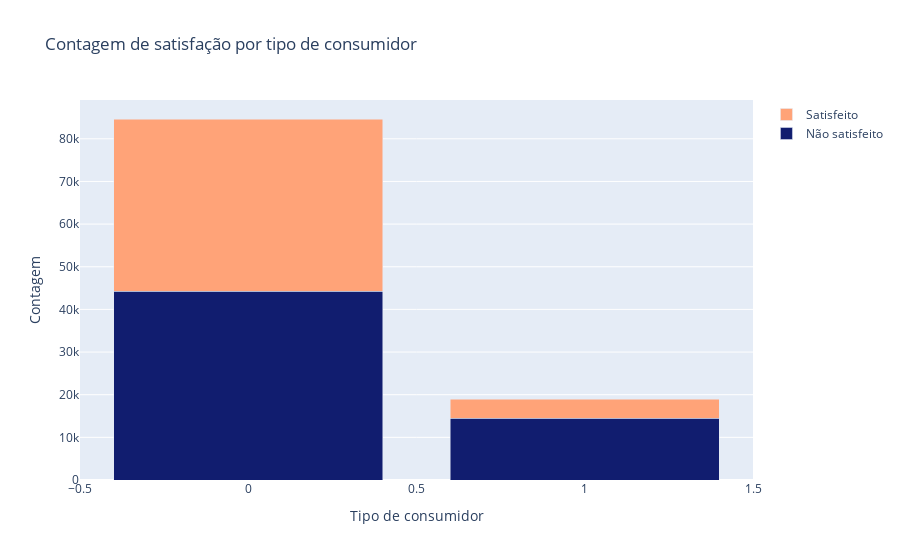

The notebook cell saved with this chart:
### Markdown cell above
##### - 3. Clientes fieis tendem a serem mais satisfeitos com a loja

### Code cell
counts = df4.groupby(['customer_type', 'satisfaction']).size().unstack().reset_index()

data = [go.Bar(x=counts['customer_type'], y=counts[0], name='Não satisfeito',marker = dict(color='#111D6F')),
        go.Bar(x=counts['customer_type'], y=counts[1], name='Satisfeito',marker = dict(color='#FFA378'))]

layout = go.Layout(title='Contagem de satisfação por tipo de consumidor',
                   xaxis=dict(title='Tipo de consumidor'),
                   yaxis=dict(title='Contagem'),
                   barmode='stack')

fig = go.Figure(data=data, layout=layout)

fig.show()

### Figure 1 — Plotly figure (JSON) as saved in the notebook; plotly's stock layout.template omitted (floating-point values rounded to 4 significant figures)
{"data": [{"marker": {"color": "#111D6F"}, "name": "Não satisfeito", "type": "bar", "x": [0, 1], "y": [44238, 14445]}, {"marker": {"color": "#FFA378"}, "name": "Satisfeito", "type": "bar", "x": [0, 1], "y": [40406, 4484]}], "layout": {"barmode": "stack", "title": {"text": "Contagem de satisfação por tipo de consumidor"}, "xaxis": {"title": {"text": "Tipo de consumidor"}}, "yaxis": {"title": {"text": "Contagem"}}}}
